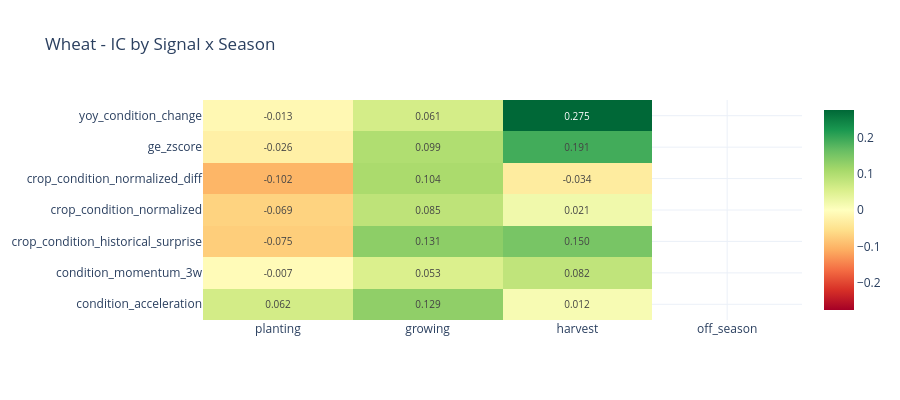

The notebook cell this image was saved under:
### Markdown cell above
---
## 5. Seasonal & Regime Analysis
IC broken down by crop season, volatility regime, and price trend regime.

### Code cell
for cmd in COMMODITIES:
    m = master[cmd]
    available = [s for s in KEY_SIGNALS if s in m.columns]
    print(f'\n{"="*70}\n{COMMODITIES[cmd]["name"]} - IC by Season & Regime\n{"="*70}')
    # IC by Season
    season_results = []
    for season in ['planting','growing','harvest','off_season']:
        subset = m[m['season']==season]
        for sig in available:
            data = subset[[sig,'fwd_5d_ret']].dropna()
            if len(data)>=10:
                season_results.append({'season':season,'signal':sig,'IC':data[sig].corr(data['fwd_5d_ret']),'n':len(data)})
    sdf = pd.DataFrame(season_results)
    if len(sdf)>0:
        pivot = sdf.pivot(index='signal',columns='season',values='IC')
        for s in ['planting','growing','harvest','off_season']:
            if s not in pivot.columns: pivot[s]=np.nan
        pivot = pivot[['planting','growing','harvest','off_season']]
        fig = go.Figure(go.Heatmap(z=pivot.values, x=pivot.columns, y=pivot.index,
            colorscale='RdYlGn', zmid=0,
            text=[[f'{v:.3f}' if not pd.isna(v) else '' for v in row] for row in pivot.values],
            texttemplate='%{text}', textfont=dict(size=10)))
        fig.update_layout(title=f'{COMMODITIES[cmd]["name"]} - IC by Signal x Season',
            height=max(400,len(available)*40), template='plotly_white')
        fig.show()
    # IC by Vol & Trend regime
    if 'vol_regime' in m.columns:
        print('\nIC by Vol Regime:')
        vol_res = []
        for regime in ['high_vol','low_vol']:
            for sig in available:
                data = m[m['vol_regime']==regime][[sig,'fwd_5d_ret']].dropna()
                if len(data)>=10: vol_res.append({'vol_regime':regime,'signal':sig,'IC':data[sig].corr(data['fwd_5d_ret'])})
        vdf = pd.DataFrame(vol_res).pivot(index='signal',columns='vol_regime',values='IC')
        display(vdf.style.format('{:.4f}'))
    if 'trend_regime' in m.columns:
        print('\nIC by Trend Regime:')
        trend_res = []
        for regime in ['uptrend','downtrend','neutral']:
            for sig in available:
                data = m[m['trend_regime']==regime][[sig,'fwd_5d_ret']].dropna()
                if len(data)>=10: trend_res.append({'trend_regime':regime,'signal':sig,'IC':data[sig].corr(data['fwd_5d_ret'])})
        tdf = pd.DataFrame(trend_res).pivot(index='signal',columns='trend_regime',values='IC')
        for c in ['uptrend','neutral','downtrend']:
            if c not in tdf.columns: tdf[c]=np.nan
        display(tdf[['uptrend','neutral','downtrend']].style.format('{:.4f}'))

### Figure 1 — Plotly figure (JSON) as saved in the notebook; plotly's stock layout.template omitted (floating-point values rounded to 4 significant figures)
{"data": [{"colorscale": [[0, "rgb(165,0,38)"], [0.1, "rgb(215,48,39)"], [0.2, "rgb(244,109,67)"], [0.3, "rgb(253,174,97)"], [0.4, "rgb(254,224,139)"], [0.5, "rgb(255,255,191)"], [0.6, "rgb(217,239,139)"], [0.7, "rgb(166,217,106)"], [0.8, "rgb(102,189,99)"], [0.9, "rgb(26,152,80)"], [1, "rgb(0,104,55)"]], "text": [["0.062", "0.129", "0.012", ""], ["-0.007", "0.053", "0.082", ""], ["-0.075", "0.131", "0.150", ""], ["-0.069", "0.085", "0.021", ""], ["-0.102", "0.104", "-0.034", ""], ["-0.026", "0.099", "0.191", ""], ["-0.013", "0.061", "0.275", ""]], "textfont": {"size": 10}, "texttemplate": "%{text}", "type": "heatmap", "x": ["planting", "growing", "harvest", "off_season"], "y": ["condition_acceleration", "condition_momentum_3w", "crop_condition_historical_surprise", "crop_condition_normalized", "crop_condition_normalized_diff", "ge_zscore", "yoy_condition_change"], "z": [[0.06159, 0.1291, 0.01224, NaN], [-0.007078, 0.05264, 0.08207, NaN], [-0.07539, 0.1314, 0.1498, NaN], [-0.06892, 0.08469, 0.02123, NaN], [-0.1016, 0.1043, -0.0338, NaN], [-0.02647, 0.09879, 0.1911, NaN], [-0.01287, 0.06056, 0.2752, NaN]], "zmid": 0}], "layout": {"height": 400, "title": {"text": "Wheat - IC by Signal x Season"}}}
